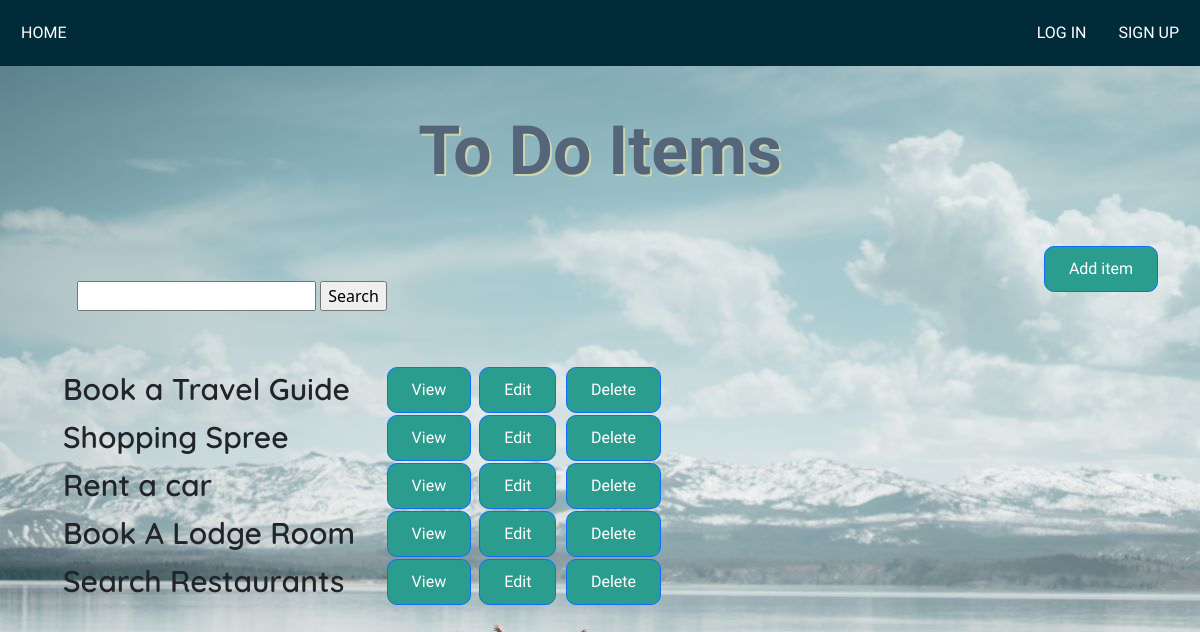
Page /list/ on the committed database.
### to_do_list/models.py (models this page shows, shortened)
class Task(models.Model):
    title = models.CharField(max_length=150, null=False, blank=False)
    text = models.TextField(max_length=500, null=True, blank=True)
    completed = models.BooleanField(default=False)
    creation = models.DateTimeField(auto_now_add=True)
    class Meta:
        ordering = ['completed']

### to_do_list/views.py (the view)
# urls.py: path('', TasksList.as_view(), name='list'),
class TasksList(ListView):
    model = Task
    context_object_name = 'tasks'
    def get_context_data(self, **kwargs):
        context = super().get_context_data(**kwargs)
        search_input = self.request.GET.get('search-area') or ''
        if search_input:
            context['tasks'] = context['tasks'].filter(title__startswith=search_input)
        context['search_input'] = search_input
        return context

### to_do_list/templates/to_do_list/task_list.html (shortened to what this page needs)
<!DOCTYPE html>
{% extends 'base.html' %}
{% block content %}
{% load static %}
    <h1> To Do Items </h1>
<div class="container">
    <a href="{% url 'create' %}" class="btn btn-primary">Add item</a>
    <div class="search-option">
        <form method="get" action="">
            <input type="text" name="search-area" value="{{ search_input }}">
            <input type="submit" value="Search">
        </form>
    </div>
</div>
<div class="container">
    <table class="center-column ">
        {% for task in tasks %}
        <tr>
            <td>{{ task.title }}</td>
            <td><a href="{% url 'task' task.id %}" class="btn btn-primary">View</a></td>
            <td><a href="{% url 'edit' task.id %}" class="btn btn-primary">Edit</a></td>
            <td><a href="{% url 'delete' task.id %}" class="btn btn-primary">Delete</a></td>
        </tr>
        {% endfor %}
    </table>
</div>
{% endblock %}

### rows in the picture
Task: title "Book a Travel Guide"
Task: title "Shopping Spree"
Task: title "Rent a car"
Task: title "Book A Lodge Room"
Task: title "Search Restaurants"
